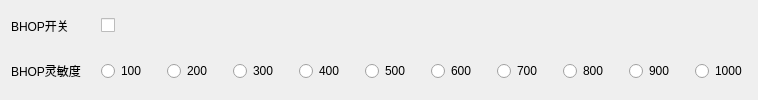
            <widget class="QFrame" name="frameBHOP">
             <layout class="QGridLayout" name="gridLayout_11" columnstretch="0,1">
              <property name="spacing">
               <number>20</number>
              </property>
              <item row="0" column="0">
               <widget class="QLabel" name="label_65">
                <property name="text">
                 <string>BHOP开关</string>
                </property>
               </widget>
              </item>
              <item row="0" column="1">
               <widget class="ToggleButton" name="checkBoxBHOP">
                <property name="text">
                 <string/>
                </property>
               </widget>
              </item>
              <item row="1" column="1">
               <layout class="QHBoxLayout" name="horizontalLayout_49">
                <item>
                 <widget class="QRadioButton" name="radioButtonBHOP0">
                  <property name="cursor">
                   <cursorShape>PointingHandCursor</cursorShape>
                  </property>
                  <property name="text">
                   <string>100</string>
                  </property>
                  <attribute name="buttonGroup">
                   <string notr="true">buttonGroupBHOP</string>
                  </attribute>
                 </widget>
                </item>
                <item>
                 <widget class="QRadioButton" name="radioButtonBHOP1">
                  <property name="cursor">
                   <cursorShape>PointingHandCursor</cursorShape>
                  </property>
                  <property name="text">
                   <string>200</string>
                  </property>
                  <attribute name="buttonGroup">
                   <string notr="true">buttonGroupBHOP</string>
                  </attribute>
                 </widget>
                </item>
                <item>
                 <widget class="QRadioButton" name="radioButtonBHOP2">
                  <property name="cursor">
                   <cursorShape>PointingHandCursor</cursorShape>
                  </property>
                  <property name="text">
                   <string>300</string>
                  </property>
                  <attribute name="buttonGroup">
                   <string notr="true">buttonGroupBHOP</string>
                  </attribute>
                 </widget>
                </item>
                <item>
                 <widget class="QRadioButton" name="radioButtonBHOP3">
                  <property name="cursor">
                   <cursorShape>PointingHandCursor</cursorShape>
                  </property>
                  <property name="text">
                   <string>400</string>
                  </property>
                  <attribute name="buttonGroup">
                   <string notr="true">buttonGroupBHOP</string>
                  </attribute>
                 </widget>
                </item>
                <item>
                 <widget class="QRadioButton" name="radioButtonBHOP4">
                  <property name="cursor">
                   <cursorShape>PointingHandCursor</cursorShape>
                  </property>
                  <property name="text">
                   <string>500</string>
                  </property>
                  <attribute name="buttonGroup">
                   <string notr="true">buttonGroupBHOP</string>
                  </attribute>
                 </widget>
                </item>
                <item>
                 <widget class="QRadioButton" name="radioButtonBHOP5">
                  <property name="cursor">
                   <cursorShape>PointingHandCursor</cursorShape>
                  </property>
                  <property name="text">
                   <string>600</string>
                  </property>
                  <attribute name="buttonGroup">
                   <string notr="true">buttonGroupBHOP</string>
                  </attribute>
                 </widget>
                </item>
                <item>
                 <widget class="QRadioButton" name="radioButtonBHOP6">
                  <property name="cursor">
                   <cursorShape>PointingHandCursor</cursorShape>
                  </property>
                  <property name="text">
                   <string>700</string>
                  </property>
                  <attribute name="buttonGroup">
                   <string notr="true">buttonGroupBHOP</string>
                  </attribute>
                 </widget>
                </item>
                <item>
                 <widget class="QRadioButton" name="radioButtonBHOP7">
                  <property name="cursor">
                   <cursorShape>PointingHandCursor</cursorShape>
                  </property>
                  <property name="text">
                   <string>800</string>
                  </property>
                  <attribute name="buttonGroup">
                   <string notr="true">buttonGroupBHOP</string>
                  </attribute>
                 </widget>
                </item>
                <item>
                 <widget class="QRadioButton" name="radioButtonBHOP8">
                  <property name="cursor">
                   <cursorShape>PointingHandCursor</cursorShape>
                  </property>
                  <property name="text">
                   <string>900</string>
                  </property>
                  <attribute name="buttonGroup">
                   <string notr="true">buttonGroupBHOP</string>
                  </attribute>
                 </widget>
                </item>
                <item>
                 <widget class="QRadioButton" name="radioButtonBHOP9">
                  <property name="cursor">
                   <cursorShape>PointingHandCursor</cursorShape>
                  </property>
                  <property name="text">
                   <string>1000</string>
                  </property>
                  <attribute name="buttonGroup">
                   <string notr="true">buttonGroupBHOP</string>
                  </attribute>
                 </widget>
                </item>
               </layout>
              </item>
              <item row="1" column="0">
               <widget class="QLabel" name="label_64">
                <property name="text">
                 <string>BHOP灵敏度</string>
                </property>
               </widget>
              </item>
             </layout>
            </widget>
